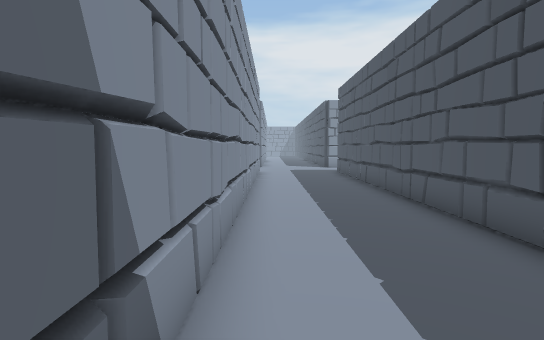
view 1 (above)

16 first-person views from a walk through a Unity game level. The camera is 1.4 m above the floor, tilts 4° down and sees 80° across. The floor is counted in squares, 1 m on a side. Each view is taken from the middle of a square. On the plan, view 1 faces up. The plan holds only what a view shows up to about 15 squares ahead; the rest is blank. The place goes on beyond the plan. The player is left out. Door leaves are left out, so doorways stand open.

view 2
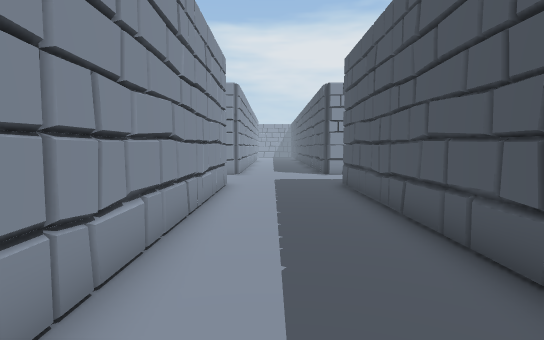

view 3
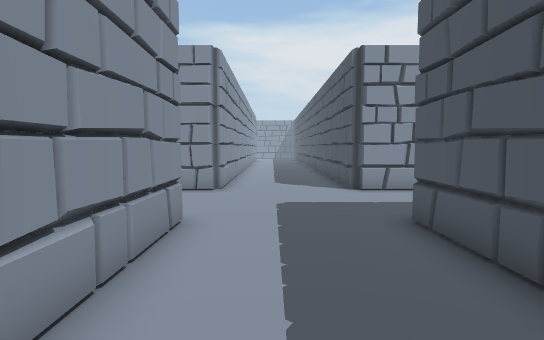

view 4
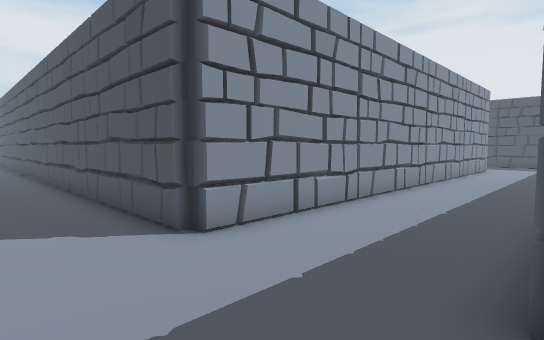

view 5
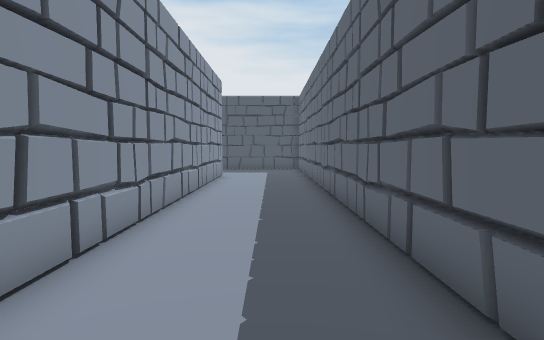

view 6
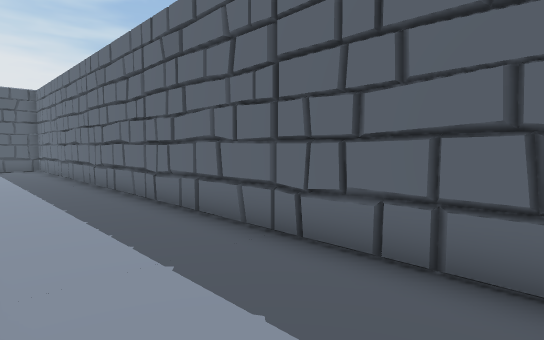

view 7
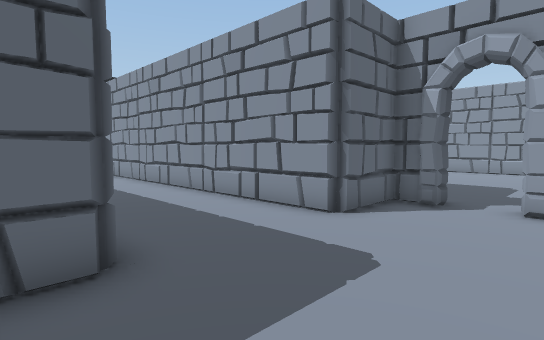

view 8
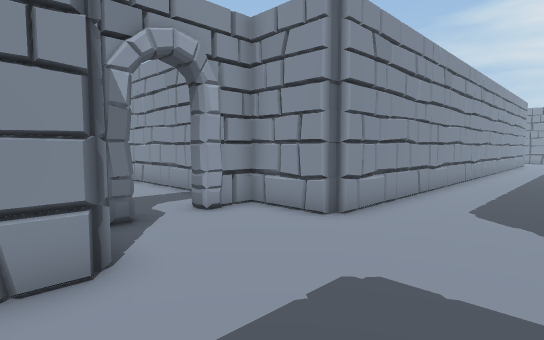

view 9
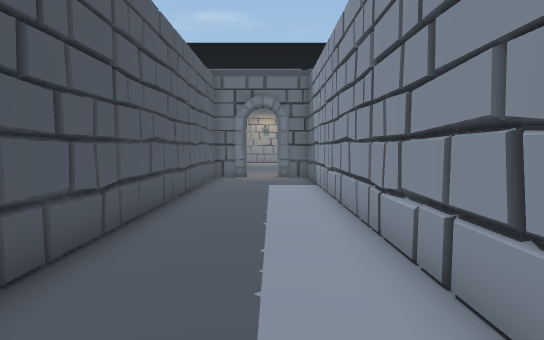

view 10
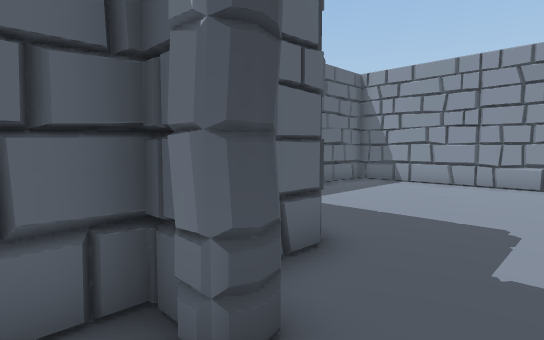

view 11
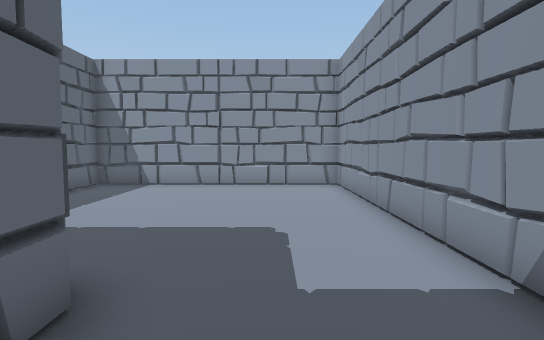

view 12
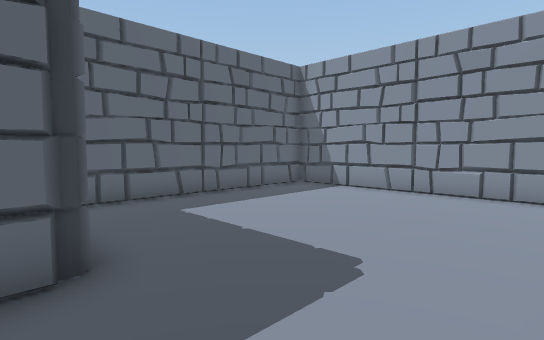

view 13
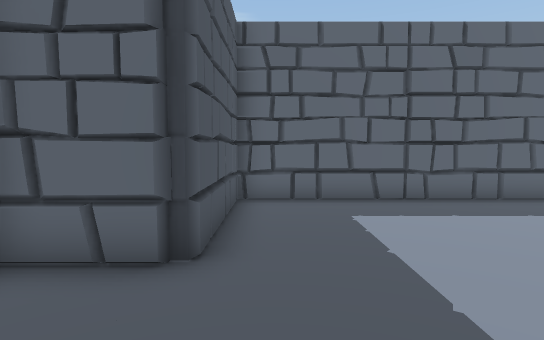

view 14
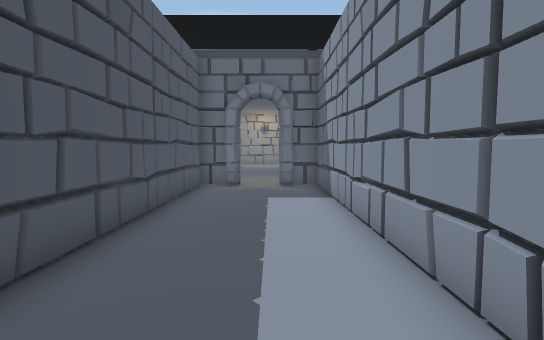

view 15
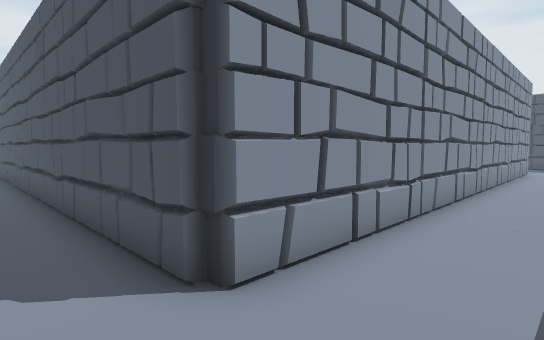

view 16
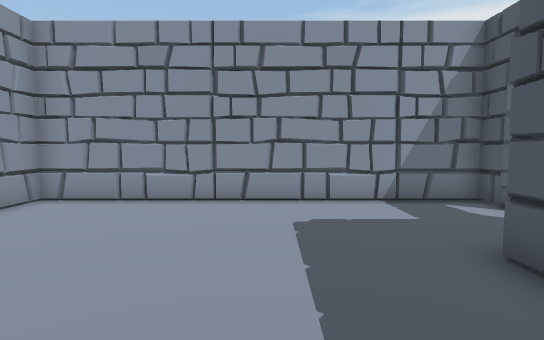

### Floor plan
Points are (right, up) in squares from view 1. A wall is a line through its corners. A room is listed if a view was taken in it or the views show most of it. See-through windows are left out.
Room 1 (views 1, 2, 3, 4, 5, 6, 7, 8, 9, 10, 11, 14, 15)
walls: (3.9, 18.3) (22.6, 18.3); (3.6, 22.9) (3.6, 29.5); (-0.9, 22.4) (-3, 22.4) (-3, 21) (-3.6, 20.9); (-3.4, 19.5) (-3, 19.4) (-3, 18.1); (-3.4, 18.3) (-1, 18.3) (-0.7, 18) (-0.7, -0.9); (-3.5, 19.5) (-3, 19.5); (-0.7, 29.5) (-0.7, 22.9); (21.9, 22.4) (3.9, 22.4); (3.6, -1) (3.6, 18)
low walls: (-3.5, 19.5) (-3, 19.4)
ways out: opening at (-3, 20) to room 2; open door at (1.5, -1)
Room 2 (views 12, 13, 16)
walls: (-5.7, 18.3) (-3.7, 18.3); (-3.8, 19.4) (-3.5, 19.5); (-3.6, 20.9) (-3.6, 22.4) (-15.1, 22.4) (-15.1, 13.5) (-6.1, 13.5) (-6.1, 18)
ways out: opening at (-3, 20) to room 1

Where each view was taken, in squares from view 1:
view 1: 0 up, 0 right, facing up
view 2: 6 up, 1 right, facing up
view 3: 12 up, 1 right, facing up
view 4: 18 up, 1 right, facing up-right
view 5: 20 up, 7 right, facing right
view 6: 22 up, 5 right, facing down-right
view 7: 22 up, 5 right, facing down-left
view 8: 17 up, 3 right, facing up-left
view 9: 14 up, 1 right, facing down
view 10: 21 up, 2 left, facing down-left
view 11: 20 up, 3 left, facing left
view 12: 22 up, 5 left, facing down-left
view 13: 22 up, 7 left, facing down
view 14: 11 up, 1 right, facing down
view 15: 20 up, 2 right, facing up-right
view 16: 14 up, 9 left, facing up
